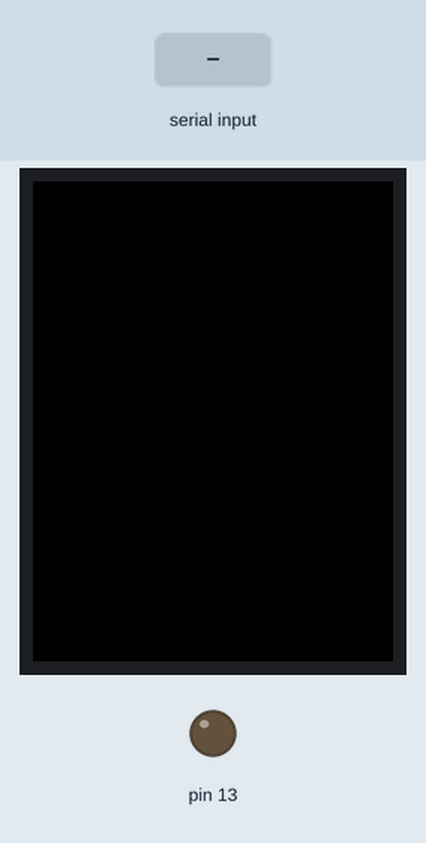
The sketch below on a simulated Arduino Uno, built with avr-gcc and run on an emulated ATmega328P. Shown: 240×320 colour display, output pins drawn as LEDs (lit = HIGH). The test bench sets the inputs (shaded band). What the sketch prints to the serial monitor is not drawn.

Above: at 1.4 s.
1.5 s: byte 90 received over Serial
At 1.8 s:
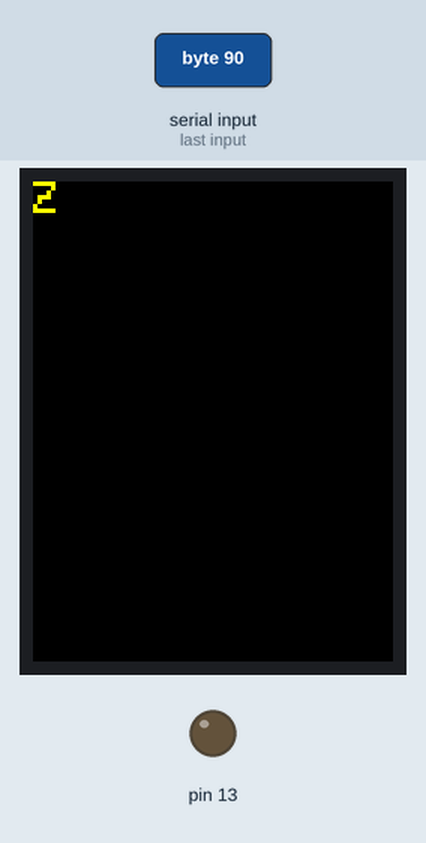
3.0 s: byte 120 received over Serial
At 4.2 s:
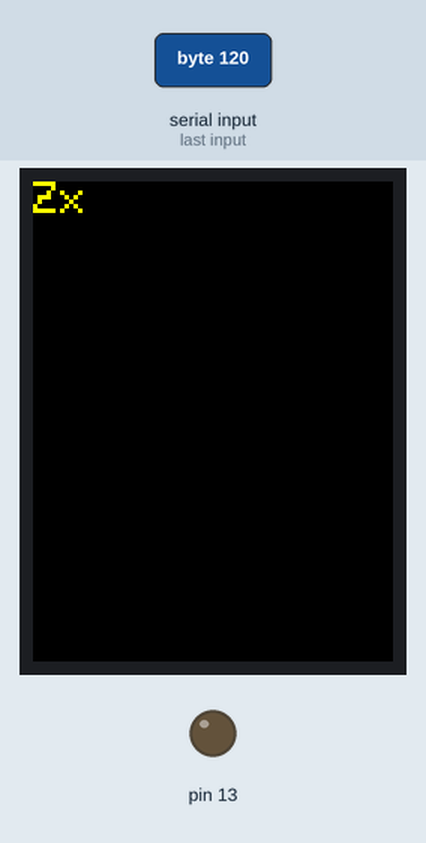
4.5 s: byte 90 received over Serial
At 5.3 s:
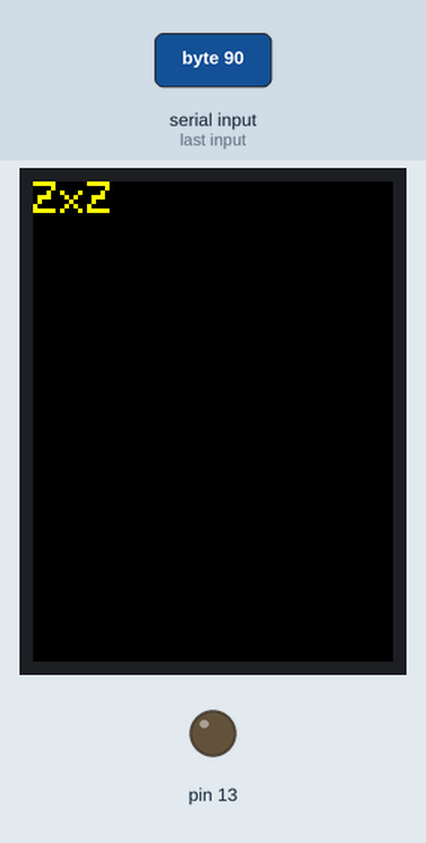
6.0 s: byte 90 received over Serial
At 6.5 s:
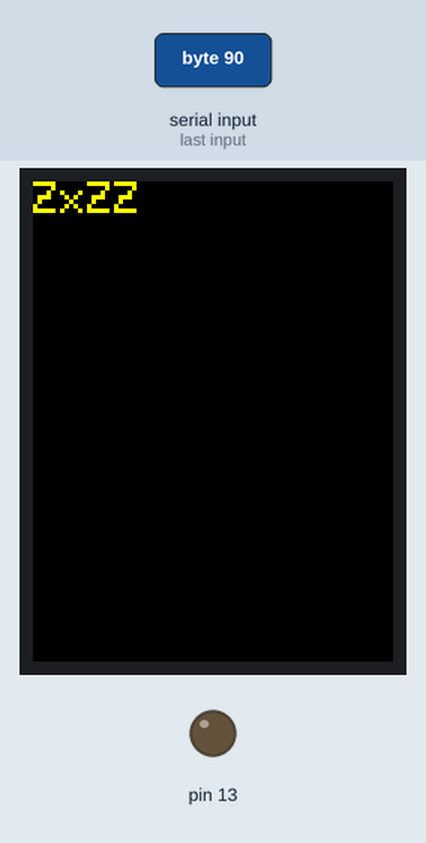
Timing chart, 0 to 8.5 s (numbered marks = the images above; inputs shaded):
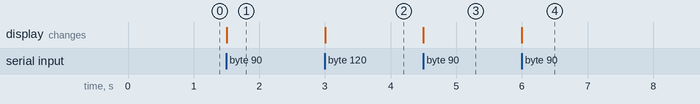

Measured:
- after the input at 1.5 s, the display: changes at once (image 1)
- after the input at 3.0 s, the display: changes at once (image 2)
- after the input at 4.5 s, the display: changes at once (image 3)
- after the input at 6.0 s, the display: changes at once (image 4)

The sketch:

TFT_Sample.ino
```cpp
#include <Adafruit_GFX.h>    // Core graphics library
#include <Adafruit_TFTLCD.h> // Hardware-specific library
#include <TouchScreen.h>

#if defined(__SAM3X8E__)
    #undef __FlashStringHelper::F(string_literal)
    #define F(string_literal) string_literal
#endif

// When using the BREAKOUT BOARD only, use these 8 data lines to the LCD:
// For the Arduino Uno, Duemilanove, Diecimila, etc.:
//   D0 connects to digital pin 8  (Notice these are
//   D1 connects to digital pin 9   NOT in order!)
//   D2 connects to digital pin 2
//   D3 connects to digital pin 3
//   D4 connects to digital pin 4
//   D5 connects to digital pin 5
//   D6 connects to digital pin 6
//   D7 connects to digital pin 7
//   LCD_CS connects to A3
//   LCD_CD connects to A2
//   LCD_WR connects to A1
//   LCD_RD connects to A0
//   LCD_RESET connects to A4
//   5v connects to 5V
//   GND connects to  GND

#define LCD_CS A3
#define LCD_CD A2
#define LCD_WR A1
#define LCD_RD A0
// optional
#define LCD_RESET A4

// Assign human-readable names to some common 16-bit color values:
#define  BLACK   0x0000
#define BLUE    0x001F
#define RED     0xF800
#define GREEN   0x07E0
#define CYAN    0x07FF
#define MAGENTA 0xF81F
#define YELLOW  0xFFE0
#define WHITE   0xFFFF


Adafruit_TFTLCD tft(LCD_CS, LCD_CD, LCD_WR, LCD_RD, LCD_RESET);
char dataRx;

void setup(void) {
  Serial.begin(9600);
  Serial.println(F("Paint!"));

  tft.reset();
  uint16_t identifier = 0x9341;
  tft.begin(identifier);
  tft.fillScreen(BLACK);
  pinMode(13, OUTPUT);
}

void loop()
{
  while(!Serial.available());
  dataRx = Serial.read();
  tft.setTextColor(YELLOW);
  tft.setTextSize(3);
  tft.print(dataRx);
}
```
